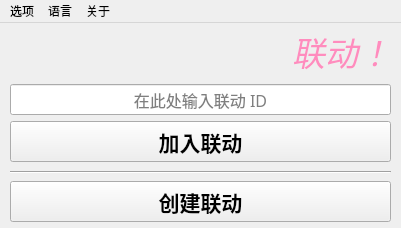
<?xml version="1.0" encoding="UTF-8"?>
<ui version="4.0">
 <class>MainWindow</class>
 <widget class="QMainWindow" name="MainWindow">
  <property name="geometry">
   <rect>
    <x>0</x>
    <y>0</y>
    <width>401</width>
    <height>228</height>
   </rect>
  </property>
  <property name="sizePolicy">
   <sizepolicy hsizetype="Fixed" vsizetype="Fixed">
    <horstretch>0</horstretch>
    <verstretch>0</verstretch>
   </sizepolicy>
  </property>
  <property name="windowTitle">
   <string>VTube Studio 联动</string>
  </property>
  <property name="windowIcon">
   <iconset resource="resources.qrc">
    <normaloff>:/images/icon.ico</normaloff>:/images/icon.ico</iconset>
  </property>
  <property name="statusTip">
   <string>v1.0.0 @铃当Reito</string>
  </property>
  <widget class="QWidget" name="centralwidget">
   <widget class="QLabel" name="label">
    <property name="geometry">
     <rect>
      <x>10</x>
      <y>0</y>
      <width>281</width>
      <height>51</height>
     </rect>
    </property>
    <property name="font">
     <font>
      <stylestrategy>PreferAntialias</stylestrategy>
     </font>
    </property>
    <property name="text">
     <string/>
    </property>
    <property name="pixmap">
     <pixmap resource="resources.qrc">:/images/vts_logo_with_name.png</pixmap>
    </property>
    <property name="scaledContents">
     <bool>true</bool>
    </property>
   </widget>
   <widget class="QLabel" name="collabLabel">
    <property name="geometry">
     <rect>
      <x>292</x>
      <y>3</y>
      <width>131</width>
      <height>51</height>
     </rect>
    </property>
    <property name="font">
     <font>
      <family>Smiley Sans</family>
      <pointsize>25</pointsize>
      <italic>true</italic>
      <stylestrategy>PreferAntialias</stylestrategy>
     </font>
    </property>
    <property name="autoFillBackground">
     <bool>false</bool>
    </property>
    <property name="styleSheet">
     <string notr="true">QLabel { color: #FF8CBE; }</string>
    </property>
    <property name="text">
     <string>联动！</string>
    </property>
   </widget>
   <widget class="QPushButton" name="btnJoinRoom">
    <property name="geometry">
     <rect>
      <x>10</x>
      <y>98</y>
      <width>381</width>
      <height>41</height>
     </rect>
    </property>
    <property name="sizePolicy">
     <sizepolicy hsizetype="Minimum" vsizetype="Fixed">
      <horstretch>0</horstretch>
      <verstretch>0</verstretch>
     </sizepolicy>
    </property>
    <property name="font">
     <font>
      <family>阿里巴巴普惠体 2.0 55 Regular</family>
      <pointsize>16</pointsize>
      <italic>false</italic>
      <bold>true</bold>
      <stylestrategy>PreferAntialias</stylestrategy>
     </font>
    </property>
    <property name="statusTip">
     <string>开始联动！</string>
    </property>
    <property name="text">
     <string>加入联动</string>
    </property>
   </widget>
   <widget class="QPushButton" name="btnCreateRoom">
    <property name="geometry">
     <rect>
      <x>10</x>
      <y>158</y>
      <width>381</width>
      <height>41</height>
     </rect>
    </property>
    <property name="sizePolicy">
     <sizepolicy hsizetype="Minimum" vsizetype="Fixed">
      <horstretch>0</horstretch>
      <verstretch>0</verstretch>
     </sizepolicy>
    </property>
    <property name="font">
     <font>
      <family>阿里巴巴普惠体 2.0 55 Regular</family>
      <pointsize>16</pointsize>
      <italic>false</italic>
      <bold>true</bold>
      <stylestrategy>PreferAntialias</stylestrategy>
     </font>
    </property>
    <property name="statusTip">
     <string>创建一个联动房间</string>
    </property>
    <property name="text">
     <string>创建联动</string>
    </property>
   </widget>
   <widget class="QLineEdit" name="iptRoomId">
    <property name="geometry">
     <rect>
      <x>10</x>
      <y>61</y>
      <width>381</width>
      <height>31</height>
     </rect>
    </property>
    <property name="font">
     <font>
      <family>阿里巴巴普惠体 2.0 55 Regular</family>
      <pointsize>12</pointsize>
      <italic>false</italic>
     </font>
    </property>
    <property name="statusTip">
     <string>输入创建者发给你的联动 ID</string>
    </property>
    <property name="inputMask">
     <string/>
    </property>
    <property name="alignment">
     <set>Qt::AlignCenter</set>
    </property>
    <property name="placeholderText">
     <string>在此处输入联动 ID</string>
    </property>
   </widget>
   <widget class="Line" name="line">
    <property name="geometry">
     <rect>
      <x>10</x>
      <y>139</y>
      <width>381</width>
      <height>20</height>
     </rect>
    </property>
    <property name="palette">
     <palette>
      <active>
       <colorrole role="WindowText">
        <brush brushstyle="SolidPattern">
         <color alpha="255">
          <red>0</red>
          <green>0</green>
          <blue>0</blue>
         </color>
        </brush>
       </colorrole>
       <colorrole role="Button">
        <brush brushstyle="SolidPattern">
         <color alpha="255">
          <red>202</red>
          <green>202</green>
          <blue>202</blue>
         </color>
        </brush>
       </colorrole>
       <colorrole role="Light">
        <brush brushstyle="SolidPattern">
         <color alpha="255">
          <red>255</red>
          <green>255</green>
          <blue>255</blue>
         </color>
        </brush>
       </colorrole>
       <colorrole role="Midlight">
        <brush brushstyle="SolidPattern">
         <color alpha="255">
          <red>228</red>
          <green>228</green>
          <blue>228</blue>
         </color>
        </brush>
       </colorrole>
       <colorrole role="Dark">
        <brush brushstyle="SolidPattern">
         <color alpha="255">
          <red>101</red>
          <green>101</green>
          <blue>101</blue>
         </color>
        </brush>
       </colorrole>
       <colorrole role="Mid">
        <brush brushstyle="SolidPattern">
         <color alpha="255">
          <red>135</red>
          <green>135</green>
          <blue>135</blue>
         </color>
        </brush>
       </colorrole>
       <colorrole role="Text">
        <brush brushstyle="SolidPattern">
         <color alpha="255">
          <red>0</red>
          <green>0</green>
          <blue>0</blue>
         </color>
        </brush>
       </colorrole>
       <colorrole role="BrightText">
        <brush brushstyle="SolidPattern">
         <color alpha="255">
          <red>255</red>
          <green>255</green>
          <blue>255</blue>
         </color>
        </brush>
       </colorrole>
       <colorrole role="ButtonText">
        <brush brushstyle="SolidPattern">
         <color alpha="255">
          <red>0</red>
          <green>0</green>
          <blue>0</blue>
         </color>
        </brush>
       </colorrole>
       <colorrole role="Base">
        <brush brushstyle="SolidPattern">
         <color alpha="255">
          <red>255</red>
          <green>255</green>
          <blue>255</blue>
         </color>
        </brush>
       </colorrole>
       <colorrole role="Window">
        <brush brushstyle="SolidPattern">
         <color alpha="255">
          <red>202</red>
          <green>202</green>
          <blue>202</blue>
         </color>
        </brush>
       </colorrole>
       <colorrole role="Shadow">
        <brush brushstyle="SolidPattern">
         <color alpha="255">
          <red>0</red>
          <green>0</green>
          <blue>0</blue>
         </color>
        </brush>
       </colorrole>
       <colorrole role="AlternateBase">
        <brush brushstyle="SolidPattern">
         <color alpha="255">
          <red>228</red>
          <green>228</green>
          <blue>228</blue>
         </color>
        </brush>
       </colorrole>
       <colorrole role="ToolTipBase">
        <brush brushstyle="SolidPattern">
         <color alpha="255">
          <red>255</red>
          <green>255</green>
          <blue>220</blue>
         </color>
        </brush>
       </colorrole>
       <colorrole role="ToolTipText">
        <brush brushstyle="SolidPattern">
         <color alpha="255">
          <red>0</red>
          <green>0</green>
          <blue>0</blue>
         </color>
        </brush>
       </colorrole>
       <colorrole role="PlaceholderText">
        <brush brushstyle="SolidPattern">
         <color alpha="127">
          <red>0</red>
          <green>0</green>
          <blue>0</blue>
         </color>
        </brush>
       </colorrole>
      </active>
      <inactive>
       <colorrole role="WindowText">
        <brush brushstyle="SolidPattern">
         <color alpha="255">
          <red>0</red>
          <green>0</green>
          <blue>0</blue>
         </color>
        </brush>
       </colorrole>
       <colorrole role="Button">
        <brush brushstyle="SolidPattern">
         <color alpha="255">
          <red>240</red>
          <green>240</green>
          <blue>240</blue>
         </color>
        </brush>
       </colorrole>
       <colorrole role="Light">
        <brush brushstyle="SolidPattern">
         <color alpha="255">
          <red>255</red>
          <green>255</green>
          <blue>255</blue>
         </color>
        </brush>
       </colorrole>
       <colorrole role="Midlight">
        <brush brushstyle="SolidPattern">
         <color alpha="255">
          <red>227</red>
          <green>227</green>
          <blue>227</blue>
         </color>
        </brush>
       </colorrole>
       <colorrole role="Dark">
        <brush brushstyle="SolidPattern">
         <color alpha="255">
          <red>160</red>
          <green>160</green>
          <blue>160</blue>
         </color>
        </brush>
       </colorrole>
       <colorrole role="Mid">
        <brush brushstyle="SolidPattern">
         <color alpha="255">
          <red>160</red>
          <green>160</green>
          <blue>160</blue>
         </color>
        </brush>
       </colorrole>
       <colorrole role="Text">
        <brush brushstyle="SolidPattern">
         <color alpha="255">
          <red>0</red>
          <green>0</green>
          <blue>0</blue>
         </color>
        </brush>
       </colorrole>
       <colorrole role="BrightText">
        <brush brushstyle="SolidPattern">
         <color alpha="255">
          <red>255</red>
          <green>255</green>
          <blue>255</blue>
         </color>
        </brush>
       </colorrole>
       <colorrole role="ButtonText">
        <brush brushstyle="SolidPattern">
         <color alpha="255">
          <red>0</red>
          <green>0</green>
          <blue>0</blue>
         </color>
        </brush>
       </colorrole>
       <colorrole role="Base">
        <brush brushstyle="SolidPattern">
         <color alpha="255">
          <red>255</red>
          <green>255</green>
          <blue>255</blue>
         </color>
        </brush>
       </colorrole>
       <colorrole role="Window">
        <brush brushstyle="SolidPattern">
         <color alpha="255">
          <red>240</red>
          <green>240</green>
          <blue>240</blue>
         </color>
        </brush>
       </colorrole>
       <colorrole role="Shadow">
        <brush brushstyle="SolidPattern">
         <color alpha="255">
          <red>105</red>
          <green>105</green>
          <blue>105</blue>
         </color>
        </brush>
       </colorrole>
       <colorrole role="AlternateBase">
        <brush brushstyle="SolidPattern">
         <color alpha="255">
          <red>245</red>
          <green>245</green>
          <blue>245</blue>
         </color>
        </brush>
       </colorrole>
       <colorrole role="ToolTipBase">
        <brush brushstyle="SolidPattern">
         <color alpha="255">
          <red>255</red>
          <green>255</green>
          <blue>220</blue>
         </color>
        </brush>
       </colorrole>
       <colorrole role="ToolTipText">
        <brush brushstyle="SolidPattern">
         <color alpha="255">
          <red>0</red>
          <green>0</green>
          <blue>0</blue>
         </color>
        </brush>
       </colorrole>
       <colorrole role="PlaceholderText">
        <brush brushstyle="SolidPattern">
         <color alpha="128">
          <red>0</red>
          <green>0</green>
          <blue>0</blue>
         </color>
        </brush>
       </colorrole>
      </inactive>
      <disabled>
       <colorrole role="WindowText">
        <brush brushstyle="SolidPattern">
         <color alpha="255">
          <red>101</red>
          <green>101</green>
          <blue>101</blue>
         </color>
        </brush>
       </colorrole>
       <colorrole role="Button">
        <brush brushstyle="SolidPattern">
         <color alpha="255">
          <red>202</red>
          <green>202</green>
          <blue>202</blue>
         </color>
        </brush>
       </colorrole>
       <colorrole role="Light">
        <brush brushstyle="SolidPattern">
         <color alpha="255">
          <red>255</red>
          <green>255</green>
          <blue>255</blue>
         </color>
        </brush>
       </colorrole>
       <colorrole role="Midlight">
        <brush brushstyle="SolidPattern">
         <color alpha="255">
          <red>228</red>
          <green>228</green>
          <blue>228</blue>
         </color>
        </brush>
       </colorrole>
       <colorrole role="Dark">
        <brush brushstyle="SolidPattern">
         <color alpha="255">
          <red>101</red>
          <green>101</green>
          <blue>101</blue>
         </color>
        </brush>
       </colorrole>
       <colorrole role="Mid">
        <brush brushstyle="SolidPattern">
         <color alpha="255">
          <red>135</red>
          <green>135</green>
          <blue>135</blue>
         </color>
        </brush>
       </colorrole>
       <colorrole role="Text">
        <brush brushstyle="SolidPattern">
         <color alpha="255">
          <red>101</red>
          <green>101</green>
          <blue>101</blue>
         </color>
        </brush>
       </colorrole>
       <colorrole role="BrightText">
        <brush brushstyle="SolidPattern">
         <color alpha="255">
          <red>255</red>
          <green>255</green>
          <blue>255</blue>
         </color>
        </brush>
       </colorrole>
       <colorrole role="ButtonText">
        <brush brushstyle="SolidPattern">
         <color alpha="255">
          <red>101</red>
          <green>101</green>
          <blue>101</blue>
         </color>
        </brush>
       </colorrole>
       <colorrole role="Base">
        <brush brushstyle="SolidPattern">
         <color alpha="255">
          <red>202</red>
          <green>202</green>
          <blue>202</blue>
         </color>
        </brush>
       </colorrole>
       <colorrole role="Window">
        <brush brushstyle="SolidPattern">
         <color alpha="255">
          <red>202</red>
          <green>202</green>
          <blue>202</blue>
         </color>
        </brush>
       </colorrole>
       <colorrole role="Shadow">
        <brush brushstyle="SolidPattern">
         <color alpha="255">
          <red>0</red>
          <green>0</green>
          <blue>0</blue>
         </color>
        </brush>
       </colorrole>
       <colorrole role="AlternateBase">
        <brush brushstyle="SolidPattern">
         <color alpha="255">
          <red>245</red>
          <green>245</green>
          <blue>245</blue>
         </color>
        </brush>
       </colorrole>
       <colorrole role="ToolTipBase">
        <brush brushstyle="SolidPattern">
         <color alpha="255">
          <red>255</red>
          <green>255</green>
          <blue>220</blue>
         </color>
        </brush>
       </colorrole>
       <colorrole role="ToolTipText">
        <brush brushstyle="SolidPattern">
         <color alpha="255">
          <red>0</red>
          <green>0</green>
          <blue>0</blue>
         </color>
        </brush>
       </colorrole>
       <colorrole role="PlaceholderText">
        <brush brushstyle="SolidPattern">
         <color alpha="128">
          <red>0</red>
          <green>0</green>
          <blue>0</blue>
         </color>
        </brush>
       </colorrole>
      </disabled>
     </palette>
    </property>
    <property name="orientation">
     <enum>Qt::Horizontal</enum>
    </property>
   </widget>
  </widget>
  <widget class="QMenuBar" name="menubar">
   <property name="geometry">
    <rect>
     <x>0</x>
     <y>0</y>
     <width>401</width>
     <height>21</height>
    </rect>
   </property>
   <widget class="QMenu" name="menu">
    <property name="title">
     <string>选项</string>
    </property>
    <addaction name="actionExit"/>
   </widget>
   <widget class="QMenu" name="menu_2">
    <property name="title">
     <string>语言</string>
    </property>
    <addaction name="actionLangZh"/>
    <addaction name="actionLangEn"/>
    <addaction name="actionLangJa"/>
   </widget>
   <widget class="QMenu" name="menu_3">
    <property name="title">
     <string>关于</string>
    </property>
    <addaction name="actionVersion"/>
   </widget>
   <addaction name="menu"/>
   <addaction name="menu_2"/>
   <addaction name="menu_3"/>
  </widget>
  <action name="actionExit">
   <property name="text">
    <string>退出</string>
   </property>
  </action>
  <action name="actionLangZh">
   <property name="text">
    <string>简体中文</string>
   </property>
  </action>
  <action name="actionLangEn">
   <property name="text">
    <string>English</string>
   </property>
  </action>
  <action name="actionLangJa">
   <property name="text">
    <string>日本语</string>
   </property>
  </action>
  <action name="actionVersion">
   <property name="text">
    <string/>
   </property>
  </action>
 </widget>
 <resources>
  <include location="resources.qrc"/>
 </resources>
 <connections/>
</ui>
